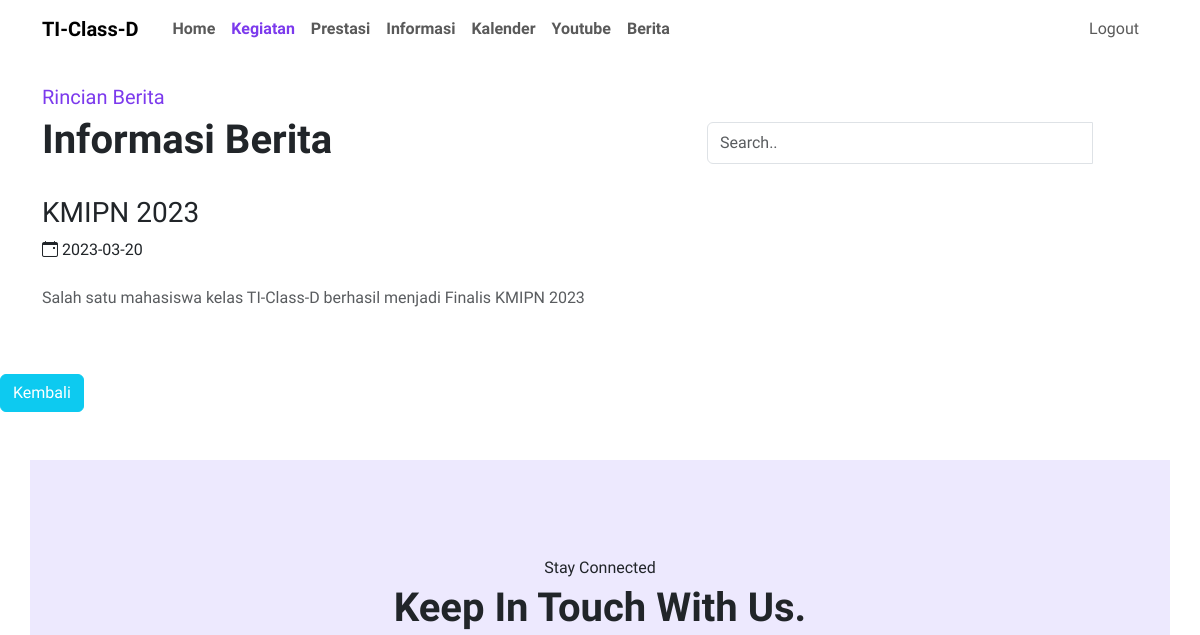
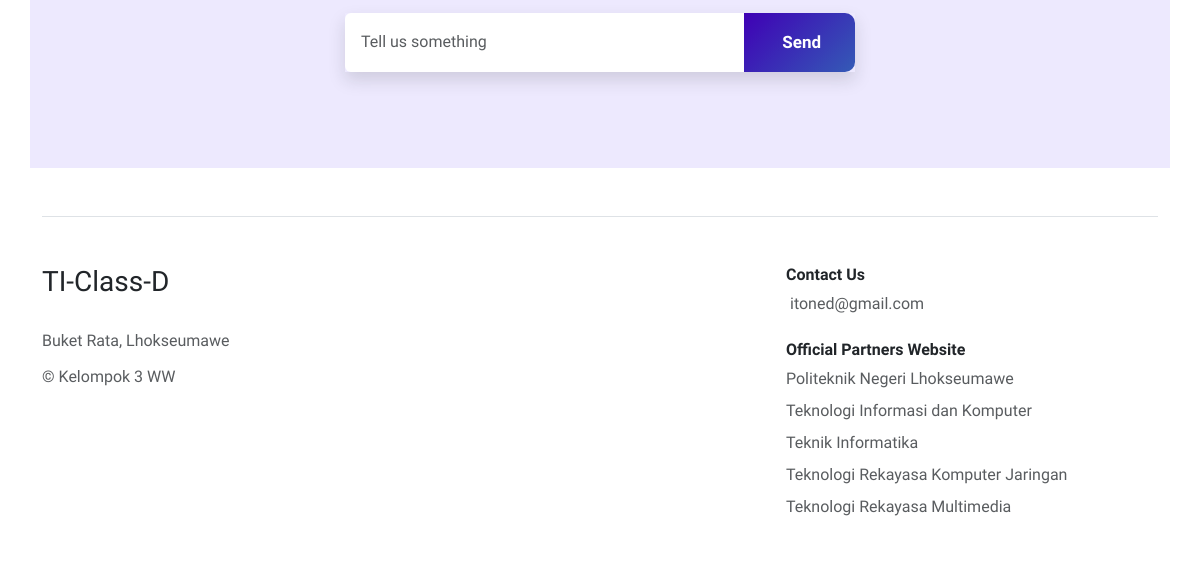
/detailberita/Detailberita.php?id_berita=2, run on an earlier commit of the app's database (2 pictures, top to bottom).
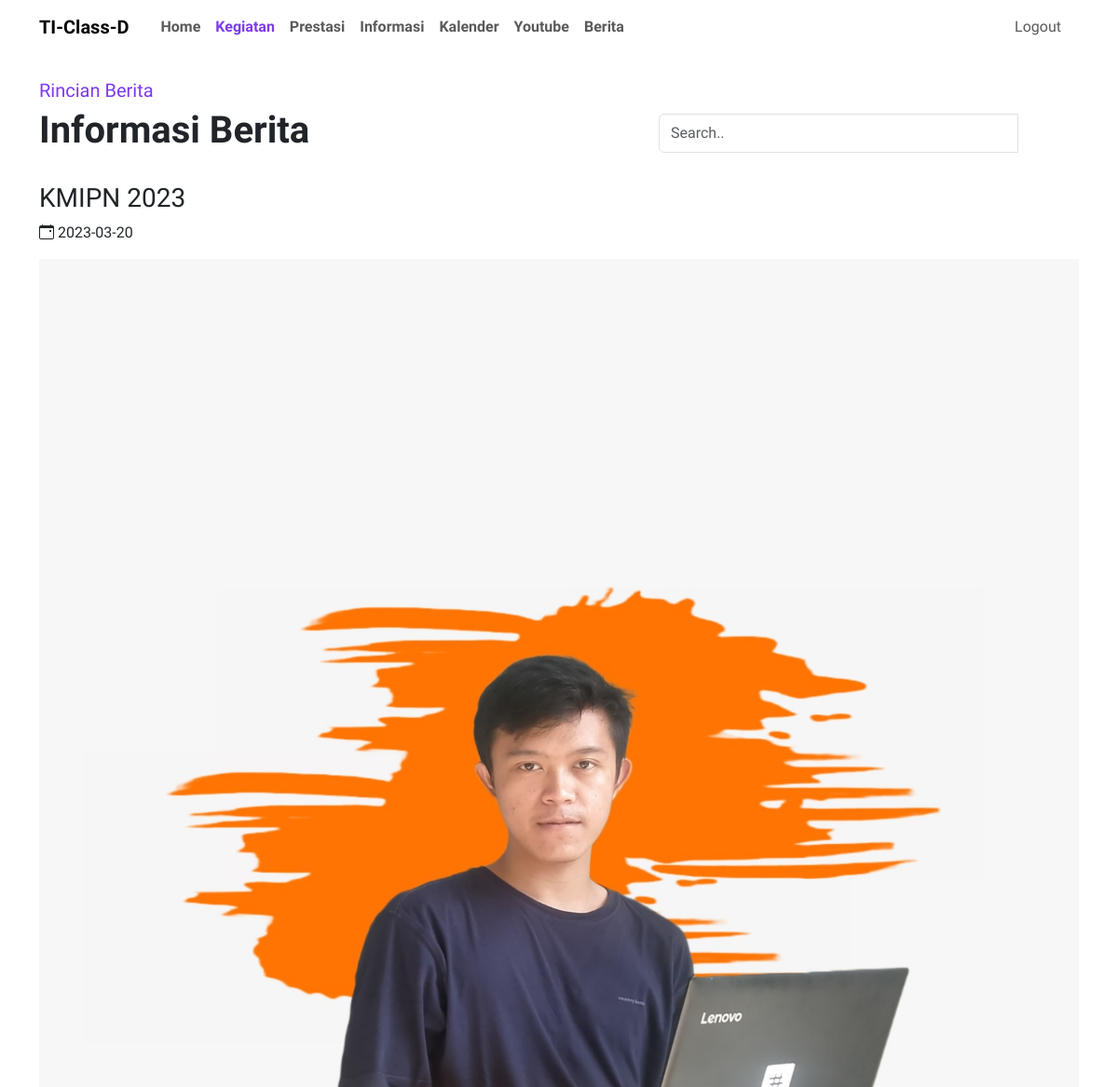
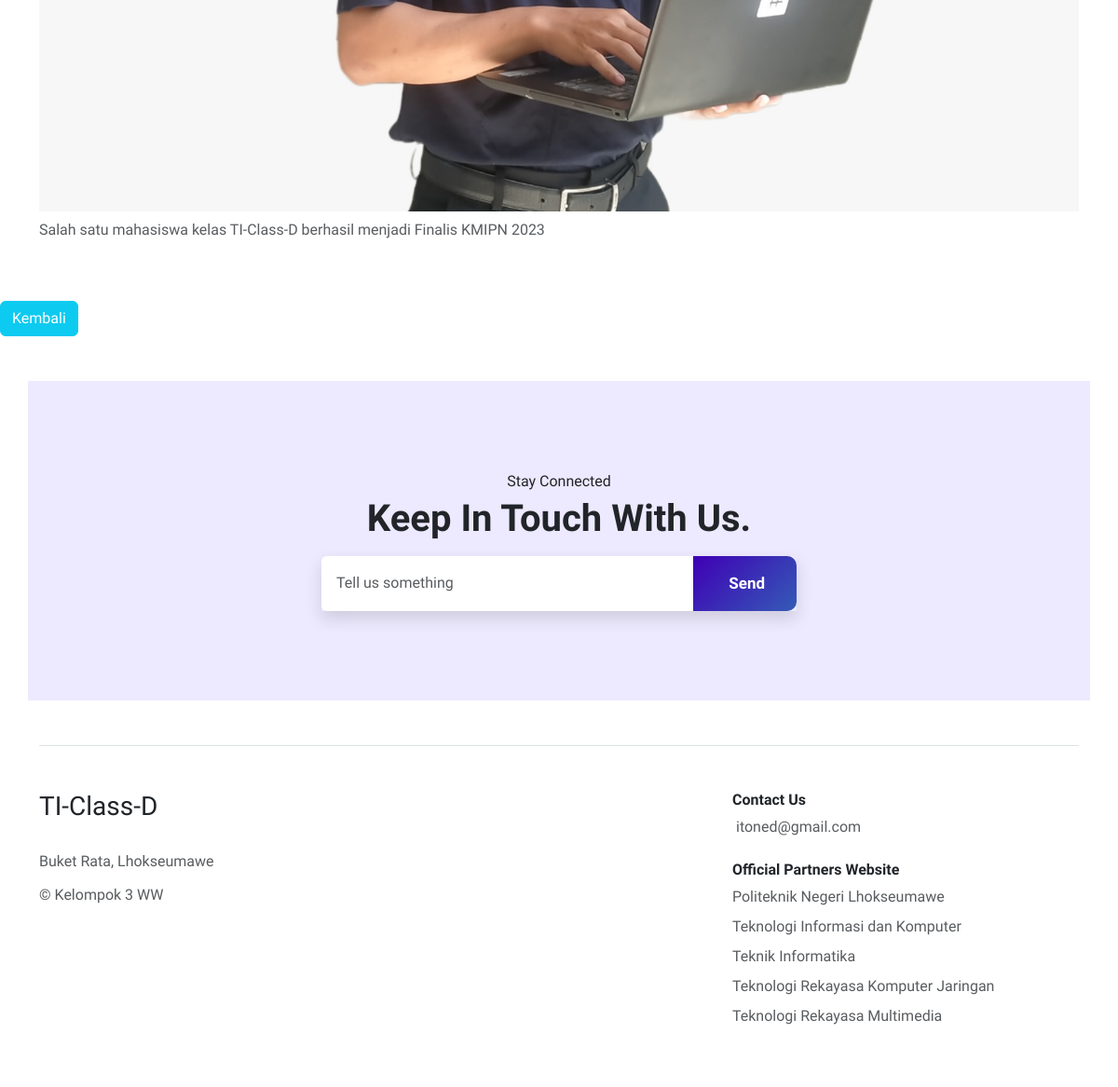
And on a later commit of the database (2 pictures, top to bottom).
### tables this page shows
CREATE TABLE `berita` (
  `id_berita` int(11) NOT NULL,
  `judul` varchar(100) NOT NULL,
  `informasi` varchar(250) NOT NULL,
  `foto` varchar(100) NOT NULL,
  `tgl_isi` date NOT NULL
);

### detailberita/Detailberita.php (the view, shortened to what this page needs)
<?php
$servername = "localhost";
$username = "root";
$password = "";
$dbname = "web_class_d";
$conn = new mysqli($servername, $username, $password, $dbname);
$id_berita = isset($_GET['id_berita']) ? $_GET['id_berita'] : 1;
$sql = "SELECT * FROM berita WHERE id_berita = $id_berita";
$result = $conn->query($sql);
?>
<!DOCTYPE html>
<html lang="en">
<head>
    <link rel="stylesheet" href="../assets/css/bootstrap.min.css">
    <link rel="stylesheet" href="../assets/css/style.css">
    <link rel="stylesheet" href="https://cdn.jsdelivr.net/npm/bootstrap-icons@1.10.3/font/bootstrap-icons.css">
    <link href="https://unpkg.com/aos@2.3.1/dist/aos.css" rel="stylesheet">
</head>
<body>
    <nav class="navbar navbar-expand-lg bpy-3 mb-3 bg-transparent">
        <div class="container">
            <a class="navbar-brand fw-bold" href="../index.html">TI-Class-D</a>
            <div class="collapse navbar-collapse" id="navbarSupportedContent">
                <ul class="navbar-nav mb-2 mb-lg-0">
                    <li class="nav-item">
                        <a class="nav-link fw-semibold" href="../index.php">Home</a>
                    </li>
                    <li class="nav-item">
                        <a class="nav-link  active" href="../home/kegiatan.php">Kegiatan</a>
                    </li>
                    <li class="nav-item">
                        <a class="nav-link fw-semibold" href="../home/prestasi.php">Prestasi</a>
                    </li>
                    <li class="nav-item">
                        <a class="nav-link fw-semibold" href="../home/informasi.php">Informasi</a>
                    </li>
                    <li class="nav-item">
                        <a class="nav-link fw-semibold" href="../home/Kalender.php">Kalender</a>
                    </li>
                    <li class="nav-item">
                        <a class="nav-link fw-semibold" href="../home/youtube.php">Youtube</a>
                    </li>
                    <li class="nav-item">
                        <a class="nav-link fw-semibold" href="../home/berita.php">Berita</a>
                    </li>
            </div>
            <div class="collapse navbar-collapse" id="navbarSupportedContent">
                <ul class="navbar-nav ms-auto mb-2 mb-lg-0">
                    <li class="nav-item">
                        <form action="../auth/login-register.php" method="post">
                            <button type="submit" class="nav-link btn btn-link">Logout</button>
                        </form>
                    </li>
            </div>
        </div>
    </nav>
    <div class="container">
        <div class="row mt-4 mb-4">
            <div class="col-md-7 mt-auto mb-3 mb-md-0">
                <p class="text-violet-600 fw-medium mb-1 fs-5">Rincian Berita</p>
                <h1 class="fw-bold">Informasi Berita</h1>
            </div>
            <div class="col-md-5 mt-auto">
                <form action="" method="">
                    <div class="input-group mb-2">
                        <input type="text" class="form-control search" placeholder="Search.." name="search" value="">
                        <label class="btn bg-violet-600 px-4 py-2" type="submit">
                            <i class="bi bi-search text-white"></i>
                        </label>
                    </div>
                </form>
            </div>
        </div>
    </div>
    <?php
    if ($result) {
        while ($beritaData = $result->fetch_assoc()) {
            echo '<div class="container">
                <div class="row">
                    <h3>' . $beritaData['judul'] . '</h3>
                    <p><i class="bi bi-calendar-event"></i> ' . $beritaData['tgl_isi'] . '</p>
                    <img src="' . $beritaData['foto'] . '" class="w-100 rounded" alt="">
                    <article class="mt-2">
                        <p class="text-muted fw-light">' . $beritaData['informasi'] . '</p>
                    </article>
                </div>
            </div>';
        }
    } else {
        echo "Error: " . $sql . "<br>" . $conn->error;
    }
    ?>
    <a href="../index.php" class="btn btn-info text-white mt-5">Kembali</a>
    <section id="tell-us" class="tell-us mt-100 my-5">
        <div class="container p-5 bg-violet-100 rounded-10">
            <div class="row py-5 text-center justify-content-center align-items-center">
                <div class="col-sm-6">
                    <div data-aos="fade-down" data-aos-duration="1000">
                        <p class="text-green fw-medium mb-1">Stay Connected</p>
                        <h2 class="h1 fw-bold mb-2">Keep In Touch With Us<span>.</span></h2>
                    </div>
                    <div class="input-group mt-3 shadow rounded-10" data-aos="fade-up" data-aos-duration="1000">
                        <input type="text" class="form-control py-3 px-3 border-0" placeholder="Tell us something"
                            aria-label="Recipient's username" aria-describedby="button-addon2">
                        <button class="btn btn-primary btn-cta btn-cta" type="button" id="button-addon2">
                            Send
                        </button>
                    </div>
                </div>
            </div>
        </div>
    </section>
    <div class="container mt-5">
        <footer class="row row-cols-1 row-cols-md-2 row-cols-lg-3 g-2 g-md-0 py-5 my-2 border-top">
            <div class="col">
                <a href="/" class="d-flex align-items-center mb-4 link-dark text-decoration-none">
                    <h3 class="font-weight">TI-Class-D</h3>
                </a>
                <p class="text-muted lh-sm">Buket Rata, Lhokseumawe
                </p>
                <p class="text-muted lh-sm">&copy; Kelompok 3 WW</p>
            </div>
            <div class="col ms-auto">
                <h6 class="fw-bold mb-2">Contact Us</h6>
                <ul class="nav flex-column mb-3">
                    <li class="nav-item mb-2">
                        <a href="#" class="nav-link p-0 text-muted">
                            <i class="fa-regular fa-envelope me-1"></i> itoned@gmail.com
                        </a>
                    </li>
                </ul>
                <h6 class="fw-bold mb-2">Official Partners Website</h6>
                <ul class="nav flex-column">
                    <li class="nav-item mb-2"><a href="#" class="nav-link p-0 text-muted">Politeknik Negeri
                            Lhokseumawe</a></li>
                    <li class="nav-item mb-2"><a href="#" class="nav-link p-0 text-muted">Teknologi Informasi dan
                            Komputer</a></li>
                    <li class="nav-item mb-2"><a href="#" class="nav-link p-0 text-muted">Teknik Informatika</a>
                    </li>
                    <li class="nav-item mb-2"><a href="#" class="nav-link p-0 text-muted">Teknologi Rekayasa
                            Komputer Jaringan</a></li>
                    <li class="nav-item mb-2"><a href="#" class="nav-link p-0 text-muted">Teknologi Rekayasa
                            Multimedia</a></li>
                </ul>
            </div>
        </footer>
    </div>
</body>
</html>

### assets/css/style.css (style rules this page uses)
body { font-family: 'Work Sans', sans-serif; }
.btn-cta { background: linear-gradient(-45deg, #3f00b5, #9f69fe, #27c8b7, #3f00b5); background-size: 800% 400%; padding: 1em 2em; display: inline-block; border: none; border-radius: 10px; font-size: 17px; font-weight: 700; color: #fff; transition: all .5s ease-in-out; animation: gradient 10s infinite cubic-bezier(.62, .28, .23, .99) both; }
.bg-violet-100 { background-color: #ede9fe !important; }
.text-violet-600 { color: #7c3aed; }
.collapse { z-index: 99999 !important; }
.collapse { right: 0; left: 0; padding-left: 10px; padding-right: 10px; }
.active { font-weight: bold; color: #7c3aed !important; }

What changed in the data, as far as the page shows it:
changed berita: foto: picture added
